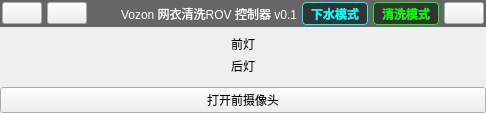
     <widget class="QWidget" name="legacyControls" native="true">
      <property name="maximumSize">
       <size>
        <width>0</width>
        <height>0</height>
       </size>
      </property>
      <layout class="QVBoxLayout" name="legacyControlsLayout">
       <property name="spacing">
        <number>4</number>
       </property>
       <property name="leftMargin">
        <number>0</number>
       </property>
       <property name="topMargin">
        <number>0</number>
       </property>
       <property name="rightMargin">
        <number>0</number>
       </property>
       <property name="bottomMargin">
        <number>0</number>
       </property>
       <item>
        <widget class="QWidget" name="widget_top" native="true">
         <property name="sizePolicy">
          <sizepolicy hsizetype="Preferred" vsizetype="Fixed">
           <horstretch>0</horstretch>
           <verstretch>0</verstretch>
          </sizepolicy>
         </property>
         <property name="minimumSize">
          <size>
           <width>0</width>
           <height>27</height>
          </size>
         </property>
         <property name="styleSheet">
          <string notr="true">#widget_top{background-color:#666;color:#FFF}</string>
         </property>
         <layout class="QHBoxLayout" name="horizontalLayout">
          <property name="spacing">
           <number>5</number>
          </property>
          <property name="leftMargin">
           <number>2</number>
          </property>
          <property name="topMargin">
           <number>2</number>
          </property>
          <property name="rightMargin">
           <number>2</number>
          </property>
          <property name="bottomMargin">
           <number>2</number>
          </property>
          <item>
           <widget class="QPushButton" name="pushButton_fullscreen">
            <property name="icon">
             <iconset resource="pic.qrc">
              <normaloff>:/btn/pic/fullscreen.png</normaloff>:/btn/pic/fullscreen.png</iconset>
            </property>
           </widget>
          </item>
          <item>
           <widget class="QPushButton" name="pushButton_setup">
            <property name="icon">
             <iconset resource="pic.qrc">
              <normaloff>:/btn/pic/setup.png</normaloff>:/btn/pic/setup.png</iconset>
            </property>
           </widget>
          </item>
          <item>
           <spacer name="horizontalSpacer">
            <property name="orientation">
             <enum>Qt::Horizontal</enum>
            </property>
            <property name="sizeHint" stdset="0">
             <size>
              <width>40</width>
              <height>20</height>
             </size>
            </property>
           </spacer>
          </item>
          <item>
           <widget class="QLabel" name="label">
            <property name="sizePolicy">
             <sizepolicy hsizetype="Fixed" vsizetype="Fixed">
              <horstretch>40</horstretch>
              <verstretch>24</verstretch>
             </sizepolicy>
            </property>
            <property name="minimumSize">
             <size>
              <width>24</width>
              <height>24</height>
             </size>
            </property>
            <property name="maximumSize">
             <size>
              <width>24</width>
              <height>24</height>
             </size>
            </property>
            <property name="pixmap">
             <pixmap resource="pic.qrc">:/btn/pic/logo.png</pixmap>
            </property>
            <property name="scaledContents">
             <bool>true</bool>
            </property>
           </widget>
          </item>
          <item>
           <widget class="QLabel" name="label_2">
            <property name="styleSheet">
             <string notr="true">color:#FFF</string>
            </property>
            <property name="text">
             <string>Vozon 网衣清洗ROV 控制器 v0.1</string>
            </property>
           </widget>
          </item>
          <item>
           <spacer name="horizontalSpacer_2">
            <property name="orientation">
             <enum>Qt::Horizontal</enum>
            </property>
            <property name="sizeHint" stdset="0">
             <size>
              <width>40</width>
              <height>20</height>
             </size>
            </property>
           </spacer>
          </item>
          <item>
           <widget class="QPushButton" name="pushButton_switchToDive">
            <property name="toolTip">
             <string>切换至下水机架(F6)</string>
            </property>
            <property name="styleSheet">
             <string notr="true">QPushButton{color:#0FF;background:#333;border:1px solid #0FF;border-radius:4px;padding:2px 8px;font-weight:bold;}QPushButton:hover{background:#555;}</string>
            </property>
            <property name="text">
             <string>下水模式</string>
            </property>
           </widget>
          </item>
          <item>
           <widget class="QPushButton" name="pushButton_switchToClean">
            <property name="toolTip">
             <string>切换至清洗机架(F5)</string>
            </property>
            <property name="styleSheet">
             <string notr="true">QPushButton{color:#0F0;background:#333;border:1px solid #0F0;border-radius:4px;padding:2px 8px;font-weight:bold;}QPushButton:hover{background:#555;}</string>
            </property>
            <property name="text">
             <string>清洗模式</string>
            </property>
           </widget>
          </item>
          <item>
           <widget class="QPushButton" name="pushButton_close">
            <property name="icon">
             <iconset resource="pic.qrc">
              <normaloff>:/btn/pic/close.png</normaloff>:/btn/pic/close.png</iconset>
            </property>
           </widget>
          </item>
         </layout>
        </widget>
       </item>
       <item>
        <widget class="WidgetPFD" name="widgetPFD" native="true">
         <property name="sizePolicy">
          <sizepolicy hsizetype="Preferred" vsizetype="Preferred">
           <horstretch>2</horstretch>
           <verstretch>0</verstretch>
          </sizepolicy>
         </property>
        </widget>
       </item>
       <item>
        <widget class="QLabel" name="label_leftLight">
         <property name="text">
          <string>前灯</string>
         </property>
         <property name="alignment">
          <set>Qt::AlignCenter</set>
         </property>
        </widget>
       </item>
       <item>
        <widget class="QLabel" name="label_rightLight">
         <property name="text">
          <string>后灯</string>
         </property>
         <property name="alignment">
          <set>Qt::AlignCenter</set>
         </property>
        </widget>
       </item>
       <item>
        <widget class="QWidget" name="widget_cameraPanel" native="true">
         <layout class="QGridLayout" name="gridLayout_2">
          <property name="leftMargin">
           <number>0</number>
          </property>
          <property name="topMargin">
           <number>0</number>
          </property>
          <property name="rightMargin">
           <number>0</number>
          </property>
          <property name="bottomMargin">
           <number>0</number>
          </property>
          <property name="spacing">
           <number>4</number>
          </property>
         </layout>
        </widget>
       </item>
       <item>
        <widget class="QWidget" name="widget_ctrlPanel" native="true">
         <layout class="QGridLayout" name="gridLayout" columnstretch="2">
          <property name="leftMargin">
           <number>0</number>
          </property>
          <property name="topMargin">
           <number>0</number>
          </property>
          <property name="rightMargin">
           <number>0</number>
          </property>
          <property name="bottomMargin">
           <number>0</number>
          </property>
          <property name="spacing">
           <number>4</number>
          </property>
          <item row="0" column="0">
           <widget class="QWidget" name="widget" native="true">
            <layout class="QVBoxLayout" name="verticalLayout_widget">
             <property name="spacing">
              <number>4</number>
             </property>
             <property name="leftMargin">
              <number>0</number>
             </property>
             <property name="topMargin">
              <number>0</number>
             </property>
             <property name="rightMargin">
              <number>0</number>
             </property>
             <property name="bottomMargin">
              <number>0</number>
             </property>
            </layout>
           </widget>
          </item>
          <item row="0" column="0">
           <widget class="QWidget" name="widget_leftCtrlPanel" native="true">
            <layout class="QVBoxLayout" name="verticalLayout">
             <property name="spacing">
              <number>4</number>
             </property>
             <property name="leftMargin">
              <number>0</number>
             </property>
             <property name="topMargin">
              <number>0</number>
             </property>
             <property name="rightMargin">
              <number>0</number>
             </property>
             <property name="bottomMargin">
              <number>0</number>
             </property>
            </layout>
           </widget>
          </item>
          <item row="0" column="0">
           <widget class="QWidget" name="widget_rightCtrlPanel" native="true">
            <layout class="QVBoxLayout" name="verticalLayout_2">
             <property name="spacing">
              <number>4</number>
             </property>
             <property name="leftMargin">
              <number>0</number>
             </property>
             <property name="topMargin">
              <number>0</number>
             </property>
             <property name="rightMargin">
              <number>0</number>
             </property>
             <property name="bottomMargin">
              <number>0</number>
             </property>
            </layout>
           </widget>
          </item>
         </layout>
        </widget>
       </item>
       <item>
        <widget class="QPushButton" name="pushButton_triggercamera_0">
         <property name="text">
          <string>打开前摄像头</string>
         </property>
        </widget>
       </item>
      </layout>
     </widget>
